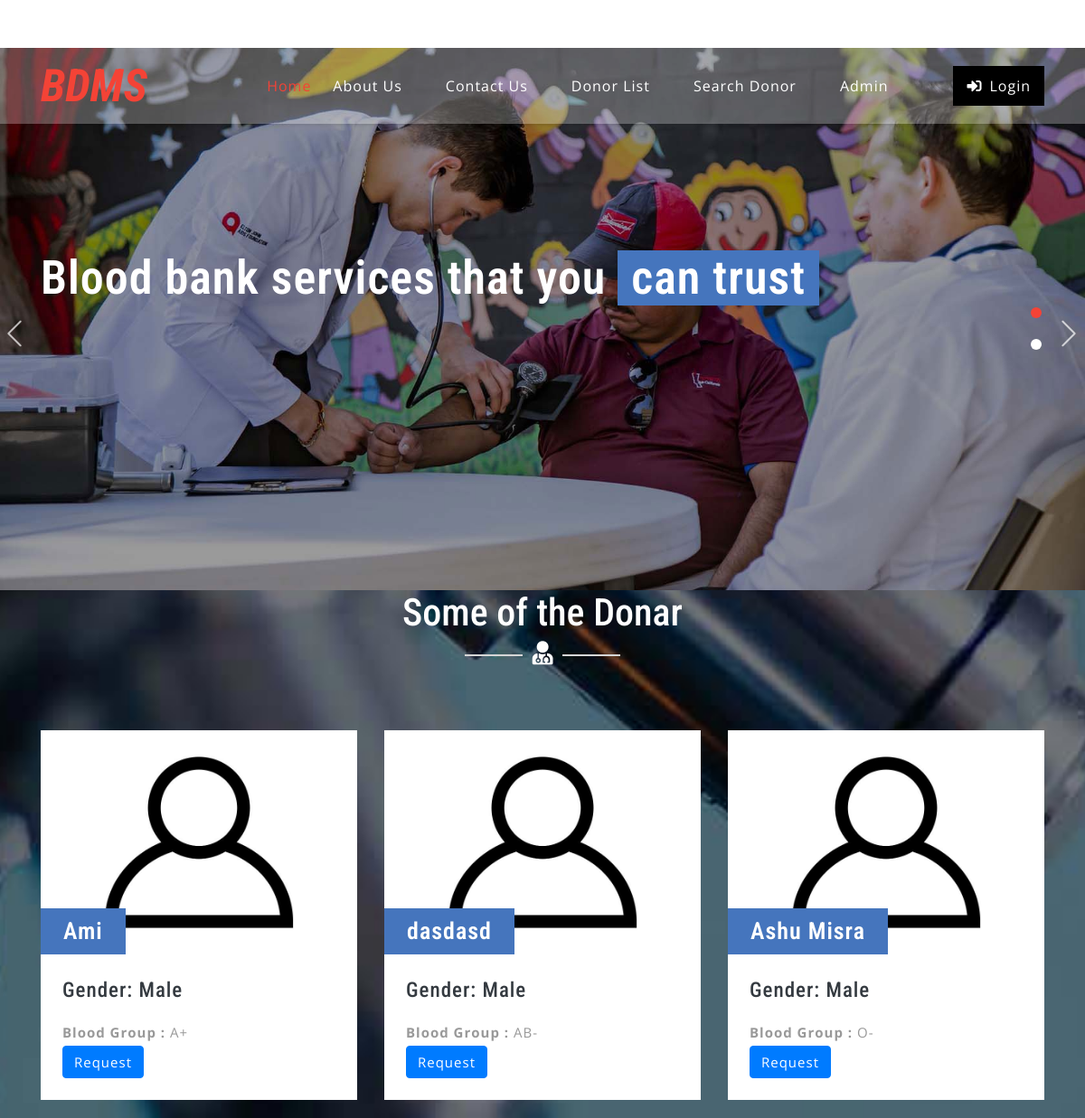
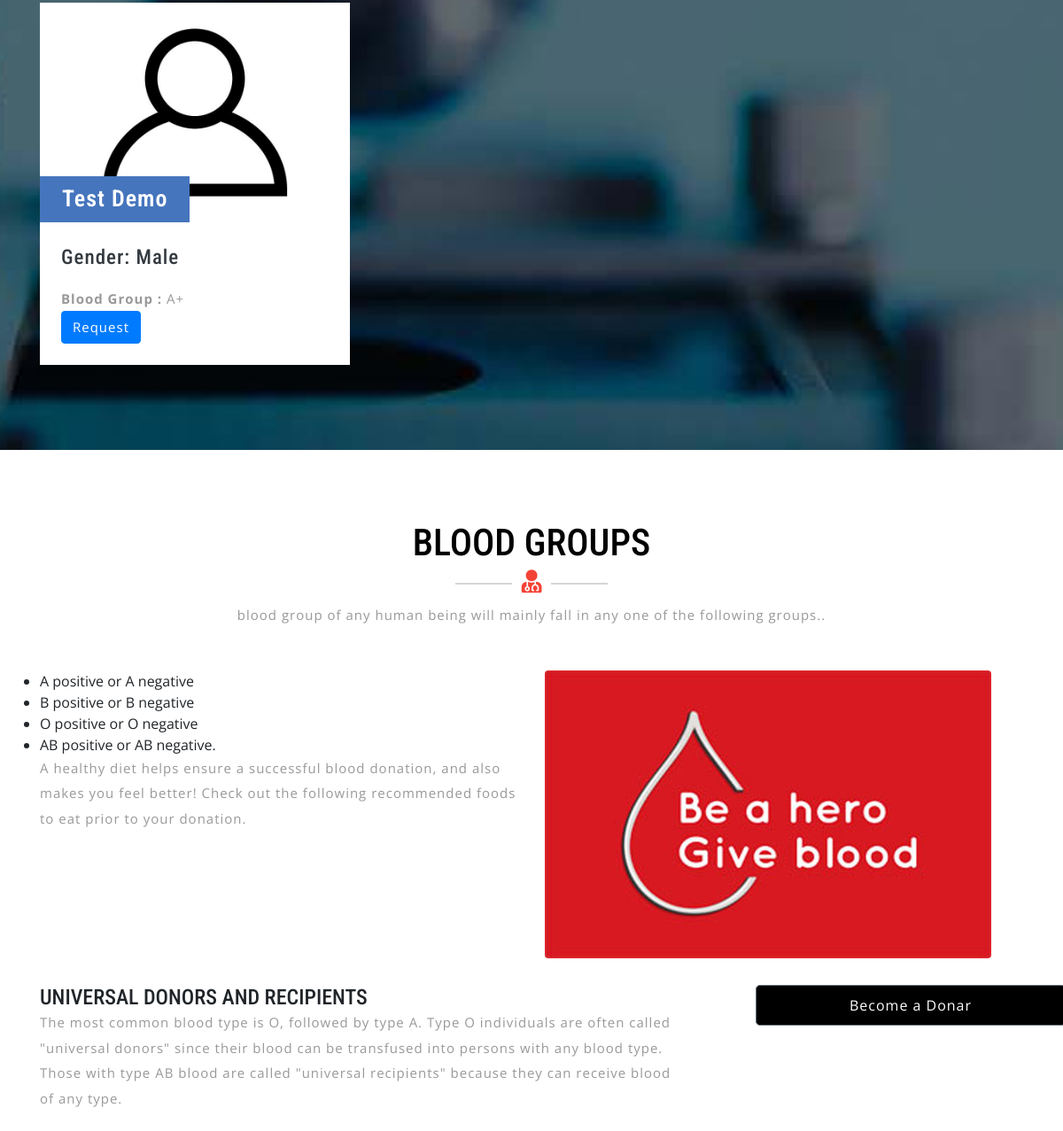
The page / on the database its author committed (2 pictures, top to bottom).
### tables this page shows
CREATE TABLE `tblcontactusinfo` (
  `id` int(11) NOT NULL,
  `Address` tinytext DEFAULT NULL,
  `EmailId` varchar(255) DEFAULT NULL,
  `ContactNo` char(11) DEFAULT NULL
);

CREATE TABLE `tblblooddonars` (
  `id` int(11) NOT NULL,
  `FullName` varchar(100) DEFAULT NULL,
  `MobileNumber` char(11) DEFAULT NULL,
  `EmailId` varchar(100) DEFAULT NULL,
  `Gender` varchar(20) DEFAULT NULL,
  `Age` int(11) DEFAULT NULL,
  `BloodGroup` varchar(20) DEFAULT NULL,
  `Address` varchar(255) DEFAULT NULL,
  `Message` mediumtext DEFAULT NULL,
  `PostingDate` timestamp NOT NULL DEFAULT current_timestamp(),
  `status` int(1) DEFAULT NULL,
  `Password` varchar(250) DEFAULT NULL,
  `created_on` datetime DEFAULT current_timestamp()
);

### index.php (the view, shortened to what this page needs)
<?php
include('includes/config.php');
?>
<!DOCTYPE html>
<html lang="zxx">
<head>
	<link rel="stylesheet" href="css/bootstrap.css">
	<link rel="stylesheet" href="css/style.css" type="text/css" media="all" />
	<link rel="stylesheet" href="css/fontawesome-all.css">
</head>
<body>
	<?php include('includes/header.php');?>
	<div class="slider">
		<div class="callbacks_container">
			<ul class="rslides callbacks callbacks1" id="slider4">
				<li>
					<div class="banner-top1">
						<div class="banner-info_agile_w3ls">
							<div class="container">
								<h3>Blood bank services that you
									<span>can trust</span>
								</h3>
							</div>
						</div>
					</div>
				</li>
			</ul>
		</div>
	</div>
	<div class="blog-w3ls py-5" id="blog">
		<div class="container py-xl-5 py-lg-3">
			<div class="w3ls-titles text-center mb-5">
				<h3 class="title text-white">Some of the Donar</h3>
				<span>
					<i class="fas fa-user-md text-white"></i>
				</span>
			</div>
			<div class="row package-grids mt-5">
				<?php
$status=1;
$sql = "SELECT * from tblblooddonars where status=:status order by rand() limit 6";
$query = $dbh -> prepare($sql);
$query->bindParam(':status',$status,PDO::PARAM_STR);
$query->execute();
$results=$query->fetchAll(PDO::FETCH_OBJ);
if($query->rowCount() > 0)
{
foreach($results as $result)
{
	if(DonorEligibilityCheck($result->id) == 1){
	?>
				<div class="col-md-4 pricing" style="margin-top:2%;">
					<div class="price-top">
						<img src="images/blood-donor.jpg" alt="" class="img-fluid" />
						<h3><?php echo htmlentities($result->FullName);?>
						</h3>
					</div>
					<div class="price-bottom p-4">
						<h4 class="text-dark mb-3">Gender: <?php echo htmlentities($result->Gender);?></h4>
						<p class="card-text"><b>Blood Group :</b> <?php echo htmlentities($result->BloodGroup);?></p>
						<a class="btn btn-primary" style="color:#fff"
							href="contact-blood.php?cid=<?php echo $result->id;?>">Request</a>
					</div>
				</div><?php }}} ?>
			</div>
		</div>
	</div>
	<div class="screen-w3ls py-3">
		<div class="container py-xl-5 py-lg-3">
			<div class="w3ls-titles text-center mb-5">
				<h3 class="title">BLOOD GROUPS</h3>
				<span>
					<i class="fas fa-user-md"></i>
				</span>
				<p class="mt-2">blood group of any human being will mainly fall in any one of the following groups..</p>
			</div>
			<div class="row">
				<div class="col-lg-6">
					<ul>
						<li>A positive or A negative</li>
						<li>B positive or B negative</li>
						<li>O positive or O negative</li>
						<li>AB positive or AB negative.</li>
					</ul>
					<p>A healthy diet helps ensure a successful blood donation, and also makes you feel better! Check
						out the following recommended foods to eat prior to your donation.</p>
				</div>
				<div class="col-lg-6">
					<img class="img-fluid rounded" src="images/blood-donor (1).jpg" alt="">
				</div>
			</div>
			<div class="row mb-4">
				<div class="col-md-8">
					<h4 style="padding-top: 30px;">UNIVERSAL DONORS AND RECIPIENTS</h4>
					<p>
						The most common blood type is O, followed by type A.
						Type O individuals are often called "universal donors" since their blood can be transfused into
						persons with any blood type. Those with type AB blood are called "universal recipients" because
						they can receive blood of any type.</p>
				</div>
				<div class="col-md-4" style="padding-top: 30px;">
					<?php
		if(isset($_SESSION['bbdmsdid'])){
			try {
				if(DonorEligibilityCheck($_SESSION['bbdmsdid']) != 0){
					?>
					<a class="btn btn-lg btn-secondary btn-block login-button ml-lg-5 mt-lg-0 mt-4 mb-lg-0 mb-3"
						data-toggle="modal" data-target="#exampleModalCenter1" href="#" data-toggle="modal"
						data-target="#exampleModalCenter1"> Become a Donar</a>
					<?php
				}else{
					?>
					<a class="btn btn-lg disabled btn-secondary btn-block login-button ml-lg-5 mt-lg-0 mt-4 mb-lg-0 mb-3"
						data-toggle="modal" data-target="#exampleModalCenter1" href="#" data-toggle="modal"
						data-target="#exampleModalCenter1"> Become a Donar</a>
					<?php
				}
			} catch (Exception $e) {
				echo "Error: ".$e->getMessage();
			}
} else{
?>
					<a class="btn btn-lg btn-secondary btn-block login-button ml-lg-5 mt-lg-0 mt-4 mb-lg-0 mb-3"
						data-toggle="modal" data-target="#exampleModalCenter1" href="#" data-toggle="modal"
						data-target="#exampleModalCenter1"> Become a Donar</a>
					<?php
}
?>
				</div>
			</div>
		</div>
	</div>
</body>
</html>

### includes/header.php (shortened to what this page needs)
<?php
include('includes/config.php');
function get_donor_list1($column,$donor_id){
    global $dbh;
$donor_id=(int)$donor_id;
    $sql = "SELECT $column FROM tblblooddonars WHERE id=$donor_id";
    $stmt = $dbh->prepare($sql);
    $stmt->execute();
    $name = $stmt->fetchColumn();
    return $name;
}
function DonorEligibilityCheck($donor_id){
	try {
		$last_date =(int)strtotime(get_donor_list1('PostingDate',$donor_id));
	} catch (Exception $e) {
		echo $e->getMessage();
	}
	$new_date = (int)strtotime('now');
	$time_diff=round((abs($new_date-$last_date))/(86400*30),2);
	$status=0;
	if($time_diff>=3.00){
		$status= 1;
	}else{
		$status= 0;
	}
	return $status;
}
?>
<?php
$sql = "SELECT * from tblcontactusinfo";
$query = $dbh -> prepare($sql);
$query->execute();
$results=$query->fetchAll(PDO::FETCH_OBJ);
if($query->rowCount() > 0)
{
foreach($results as $result)
{ ?>
<div class="col-6 header-top_w3layouts pl-3 text-lg-left text-center">
    <p class="text-white">
        <i class="fas fa-map-marker-alt mr-2"></i><?php  echo $result->Address; ?></p>
</div>
<div class="col-lg-5 top-social-agile text-lg-right text-center">
    <div class="row">
        <div class="col-lg-7 col-6 top-w3layouts">
            <p class="text-white">
                <i class="far fa-envelope-open mr-2"></i>
                <a href="mailto:info@example.com" class="text-white"><?php  echo $result->EmailId; ?></a>
            </p>
        </div>
        <div class="col-lg-5 col-6 header-w3layouts pl-4 text-lg-left">
            <p class="text-white">
                <i class="fas fa-phone mr-2"></i>+<?php  echo $result->ContactNo; ?></p>
        </div>
    </div><?php } } ?>
</div>
<div id="home">
    <div class="main-top py-1">
        <nav class="navbar navbar-expand-lg navbar-light fixed-navi">
            <div class="container">
                <h1>
                    <a class="navbar-brand font-weight-bold font-italic" href="index.php">
                        <span></span>BDMS
                    </a>
                </h1>
                <div class="collapse navbar-collapse text-center" id="navbarSupportedContent">
                    <ul class="navbar-nav ml-lg-auto">
                        <li class="nav-item active mt-lg-0 mt-3">
                            <a class="nav-link" href="index.php">Home
                            </a>
                        </li>
                        <li class="nav-item mx-lg-4 my-lg-0 my-3">
                            <a class="nav-link" href="about.php">About Us</a>
                        </li>
                        <li class="nav-item mx-lg-4 my-lg-0 my-3">
                            <a class="nav-link" href="contact.php">Contact Us</a>
                        </li>
                        <li class="nav-item mx-lg-4 my-lg-0 my-3">
                            <a class="nav-link" href="donor-list.php">Donor List</a>
                        </li>
                        <li class="nav-item mx-lg-4 my-lg-0 my-3">
                            <a class="nav-link" href="search-donor.php">Search Donor</a>
                        </li>
                        <?php if (strlen($_SESSION['bbdmsdid']==0)) {?>
                        <li class="nav-item mx-lg-4 my-lg-0 my-3">
                            <a class="nav-link" href="admin/index.php">Admin</a>
                        </li>
                    </ul>
                    <a href="#" class="login-button ml-lg-5 mt-lg-0 mt-4 mb-lg-0 mb-3" data-toggle="modal"
                        data-target="#exampleModalCenter1">
                        <i class="fas fa-sign-in-alt mr-2"></i>Login</a><?php } ?>
                </div>
            </div>
        </nav>
    </div>
</div>

### css/style.css (style rules this page uses)
body { padding: 0; margin: 0; background: #FFF; font-family: 'Open Sans', sans-serif; }
body a { transition: 0.5s all; -webkit-transition: 0.5s all; -moz-transition: 0.5s all; -o-transition: 0.5s all; -ms-transition: 0.5s all; text-decoration: none; }
h1, h2, h3, h4, h5, h6 { margin: 0; padding: 0; font-family: 'Roboto Condensed', sans-serif; }
p { margin: 0; padding: 0; font-family: 'Open Sans', sans-serif; font-size: 15px; letter-spacing: 1px; line-height: 1.9; color: #999; }
ul, ol { margin: 0; padding: 0; }
.header-top_w3layouts p, .header-w3layouts p, .top-w3layouts p { font-size: 14px; }
.header-top_w3layouts, .header-w3layouts { border-left: 1px solid rgba(255, 255, 255, 0.63); }
div#home { position: relative; }
.main-top { position: absolute; z-index: 999; width: 100%; background: rgba(255, 255, 255, 0.26); box-shadow: 0 2px 3px 0 rgba(0, 0, 0, 0.1); -webkit-transition: background-color .1s ease-in-out; -moz-transition: background-color .1s ease-in-out; -ms-transition: background-color .1s ease-in-out; -o-transition: background-color .1s ease-in-out; transition: background-color .1s ease-in-out; }
.navbar-light .navbar-nav .nav-link { padding: 0; color: #fff; background: transparent; font-size: 16px; letter-spacing: 1px; }
.navbar-light .navbar-nav .show>.nav-link, .navbar-light .navbar-nav .active>.nav-link, .navbar-light .navbar-nav .nav-link.show, .navbar-light .navbar-nav .nav-link.active, .navbar-light .navbar-nav .nav-link:hover, .navbar-light .navbar-nav .nav-link:focus { color: #f44336; }
nav.fixed-navi ul { list-style: none; margin: 0; padding: 0; }
nav.fixed-navi ul li { float: left; }
a.navbar-brand { color: #f44336; font-size: 50px; padding: 0; }
.navbar-light .navbar-brand, .navbar-light .navbar-brand:hover, .navbar-light .navbar-brand:focus, .w3l-footer h2 a span { color: #f44336; }
a.login-button { color: #fff; letter-spacing: 1px; font-size: 16px; padding: 10px 15px; background: #000; display: inline-block; }
.banner-top1, .banner-top2, .banner-top3 { height: 50vw; }
.banner-top1 { background: url(../images/banner1.jpg) no-repeat 0px 0px; background-size: cover; -webkit-background-size: cover; -moz-background-size: cover; -o-background-size: cover; -moz-background-size: cover; }
.banner-info_agile_w3ls { padding-top: 18em; }
.banner-info_agile_w3ls h3 { font-size: 56px; color: #fff; letter-spacing: 1px; font-weight: 600; }
.banner-info_agile_w3ls h3 span { background: #4575bd; padding: 0 15px; }
.callbacks_container { position: relative; float: left; width: 100%; }
.callbacks { position: relative; list-style: none; overflow: hidden; width: 100%; padding: 0; margin: 0; }
.callbacks li { position: absolute; width: 100%; }
.rslides { position: relative; list-style: none; overflow: hidden; width: 100%; padding: 0; }
.rslides li { -webkit-backface-visibility: hidden; position: absolute; display: none; width: 100%; left: 0; top: 0; }
.rslides li { position: relative; display: block; float: left; }
h3.title { color: #000; font-size: 42px; }
.w3ls-titles span { position: relative; }
.w3ls-titles span:before { content: " "; background: #d6d6d6; width: 64px; height: 2px; position: absolute; top: 9px; left: -75px; }
.w3ls-titles span:after { content: " "; background: #d6d6d6; width: 64px; height: 2px; position: absolute; top: 9px; right: -75px; }
.w3ls-titles i { color: #f44336; font-size: 26px; margin-top: 5px; }
.blog-w3ls { background: url(../images/bg4.jpg) no-repeat center; background-size: cover; -webkit-background-size: cover; -moz-background-size: cover; -o-background-size: cover; -moz-background-size: cover; }
.pricing { -webkit-transition: all 0.5s; -moz-transition: all 0.5s; -o-transition: all 0.5s; -ms-transition: all 0.5s; transition: all 0.5s; }
.price-top { position: relative; }
.price-top h3 { font-size: 26px; color: #fff; position: absolute; background: #4575bd; padding: 10px 25px; bottom: 0; letter-spacing: 1px; text-align: center; font-weight: 600; }
.price-bottom { background: #fff; }
.price-bottom h4 { font-size: 23px; line-height: 1.4; letter-spacing: 1px; }
.price-bottom a { color: #999; letter-spacing: 1px; font-size: 15px; }
@media (max-width: 1366px) { .banner-info_agile_w3ls { padding-top: 16em; } }
@media (max-width: 1280px) { .banner-info_agile_w3ls h3 { font-size: 52px; } }
@media (max-width: 1280px) { .banner-info_agile_w3ls { padding-top: 14em; } }

### rows shown on the page
tblblooddonars: FullName "Ami", Gender "Male", BloodGroup "A+"
tblblooddonars: FullName "dasdasd", Gender "Male", BloodGroup "AB-"
tblblooddonars: FullName "Ashu Misra", Gender "Male", BloodGroup "O-"
tblblooddonars: FullName "Test Demo", Gender "Male", BloodGroup "A+"
